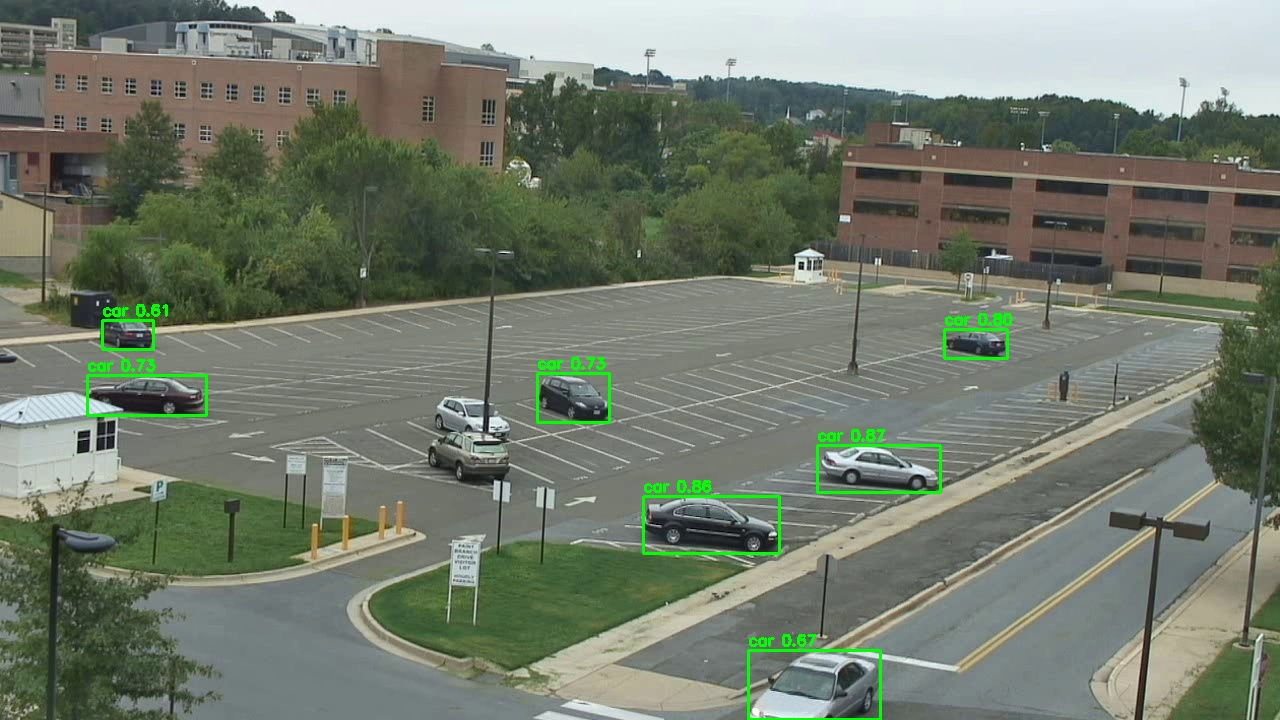
#> input picture ai/summarization/assets/obj-det.jpg, 1280 x 720 px; its folder holds only this picture in this run
$ python -i motion_filter.py   (imports and definitions only)
#> lines starting #> are read from the running program, lines starting #| are printed output that depends on the picture
import cv2
import numpy as np
import logging
from collections import deque

logger = logging.getLogger(__name__)


class MotionFilter:
    def __init__(
        self,
        threshold: int = 25,
        min_area: int = 800,
        adaptive: bool = True,
        history_len: int = 30,
        global_change_ratio: float = 0.80,
    ):
        self.base_threshold = threshold
        self.threshold = threshold
        self.min_area = min_area
        self.adaptive = adaptive
        self.global_change_ratio = global_change_ratio

        self.prev_frame = None

        # dynamically re-calibrate the threshold for this scene.
        self._motion_history: deque = deque(maxlen=history_len)

        # morphological kernel to kill salt-and-pepper noise
        self._kernel = cv2.getStructuringElement(cv2.MORPH_ELLIPSE, (3, 3))


    def is_motion(self, frame: np.ndarray) -> bool:

        gray = self._preprocess(frame)

        if self.prev_frame is None:
            self.prev_frame = gray
            return True   # baseline keyframe

        diff = cv2.absdiff(self.prev_frame, gray)
        self.prev_frame = gray

        _, thresh = cv2.threshold(
            diff, self.threshold, 255, cv2.THRESH_BINARY
        )

        # Noise removal (morphological erosion then dilation)
        thresh = cv2.morphologyEx(thresh, cv2.MORPH_OPEN, self._kernel)

        total_pixels = thresh.size
        motion_pixels = cv2.countNonZero(thresh)
        motion_ratio = motion_pixels / total_pixels

        # Global illumination guard
        if motion_ratio > self.global_change_ratio:
            logger.debug(
                f"Global illumination event detected "
                f"(ratio={motion_ratio:.2f}) – skipping frame"
            )
            self._adapt(motion_ratio)
            return False

        # Adaptive threshold update
        self._adapt(motion_ratio)

        return motion_pixels > self.min_area

    def reset(self):
        self.prev_frame = None
        self._motion_history.clear()
        self.threshold = self.base_threshold


    def _preprocess(self, frame: np.ndarray) -> np.ndarray:
        gray = cv2.cvtColor(frame, cv2.COLOR_BGR2GRAY)
        gray = cv2.bilateralFilter(gray, d=5, sigmaColor=50, sigmaSpace=50)
        return gray

    def _adapt(self, motion_ratio: float):
        if not self.adaptive:
            return

        self._motion_history.append(motion_ratio)

        if len(self._motion_history) < 10:
            return

        background_ratio = float(np.median(self._motion_history))
        background_pixels = background_ratio * (640 * 360)

        new_threshold = int(
            np.clip(self.base_threshold + background_pixels * 0.01, 10, 60)
        )

        if new_threshold != self.threshold:
            logger.debug(
                f"Adaptive threshold: {self.threshold} → {new_threshold} "
                f"(background_ratio={background_ratio:.4f})"
            )
            self.threshold = new_threshold

>>> import cv2
>>> picture = cv2.imread('assets/obj-det.jpg')
#> picture is the input picture: shape (720, 1280, 3); mean B, G, R 108.7, 123.6, 114.9
>>> result = MotionFilter().is_motion(picture)
#> in _preprocess, `gray = cv2.cvtColor(frame, cv2.COLOR_BGR2GRAY)`:
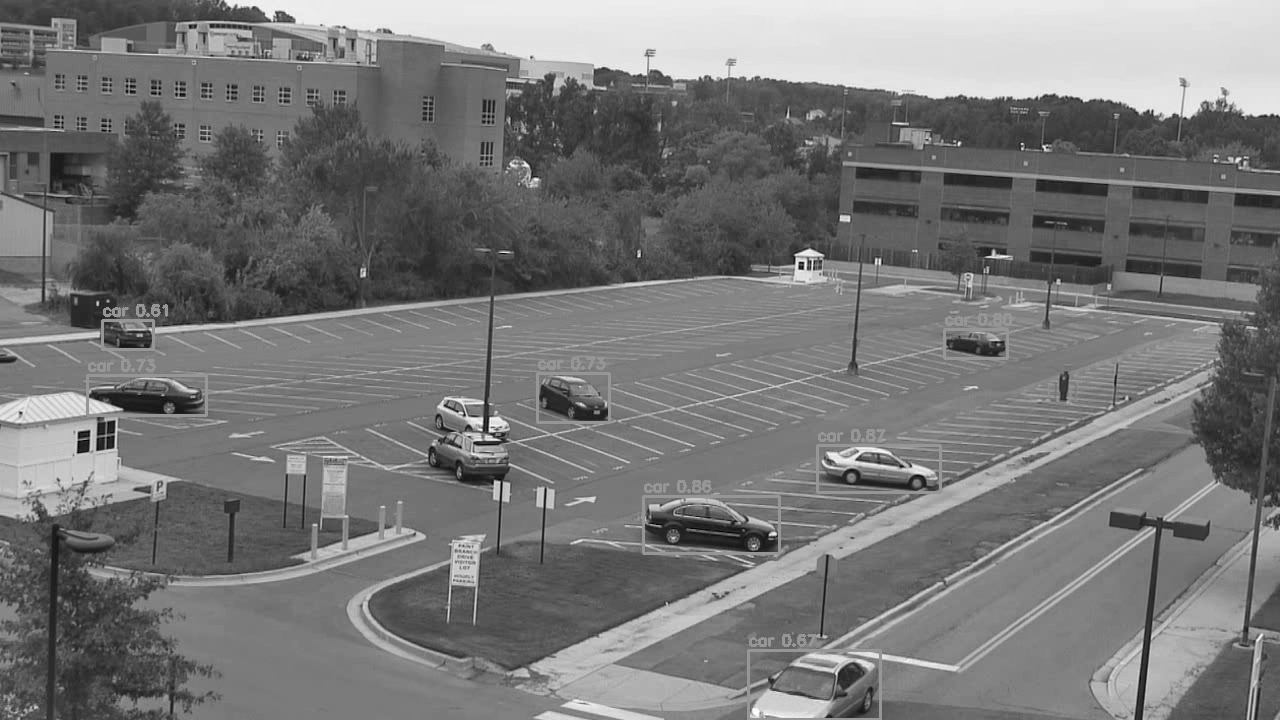
#> gray: shape (720, 1280); min 0, max 255, mean 119.3
#> result = True
